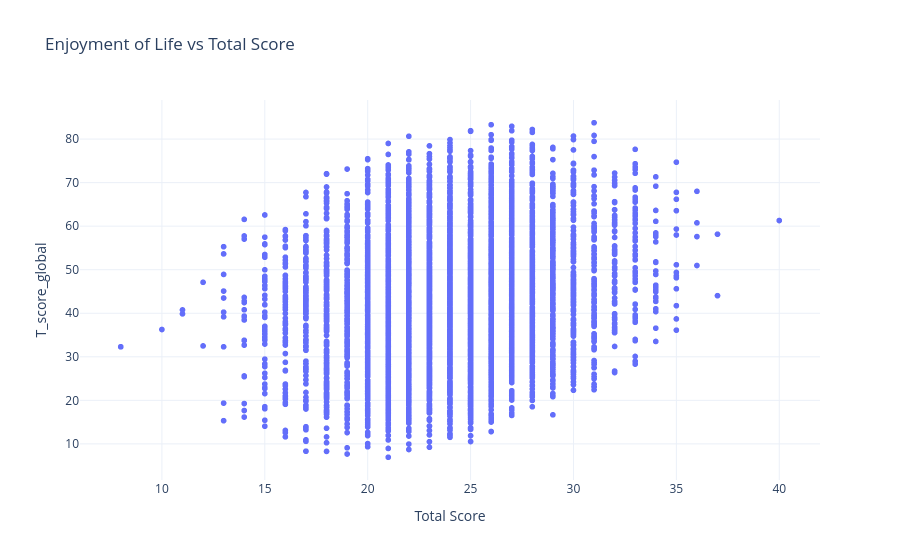

This figure's notebook cell:
### Code cell
import plotly.express as px

fig = px.scatter(
    df_resultado_estudantes,
    x="total_score",
    y="T_score_global",
    hover_name="responses_vector",  # aparece em destaque ao passar o mouse
    hover_data={
        "total_score": True,
        "T_score_global": True,
        "responses_vector": False,   # evita duplicação, pois já está em hover_name
    },
    title="Enjoyment of Life vs Total Score"
)

fig.update_layout(
    xaxis_title="Total Score",
    yaxis_title="T_score_global",
    template="plotly_white"
)

fig.show()

### Figure 1 — Plotly figure (JSON) as saved in the notebook; plotly's stock layout.template omitted (floating-point values rounded to 4 significant figures; data arrays with more than 128 entries replaced by an {"elided": "..."} marker saying what was removed)
{"data": [{"customdata": {"elided": "5010x1x8 int values"}, "hovertemplate": "<b>%{hovertext}</b><br><br>total_score=%{x}<br>T_score_global=%{y}<extra></extra>", "hovertext": {"elided": "5010x8 int values"}, "legendgroup": "", "marker": {"color": "#636efa", "symbol": "circle"}, "mode": "markers", "name": "", "showlegend": false, "type": "scattergl", "x": {"elided": "5010 int values"}, "xaxis": "x", "y": {"elided": "5010 float values"}, "yaxis": "y"}], "layout": {"legend": {"tracegroupgap": 0}, "title": {"text": "Enjoyment of Life vs Total Score"}, "xaxis": {"anchor": "y", "domain": [0, 1], "title": {"text": "Total Score"}}, "yaxis": {"anchor": "x", "domain": [0, 1], "title": {"text": "T_score_global"}}}}
